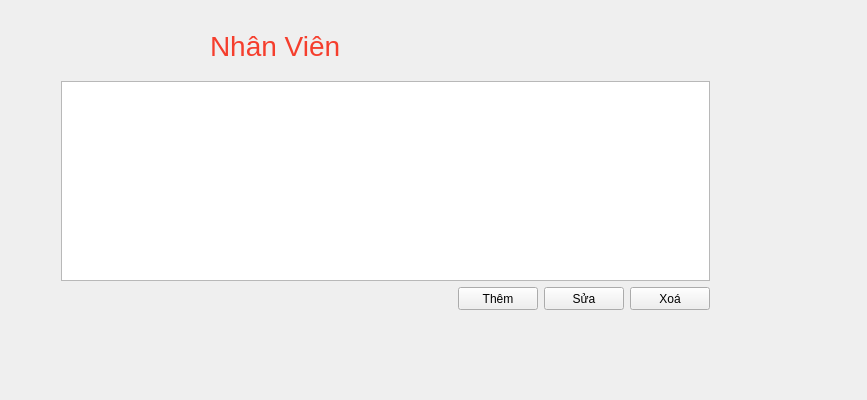
<?xml version="1.0" encoding="UTF-8"?>
<ui version="4.0">
 <class>ManageEmployeeClass</class>
 <widget class="QWidget" name="ManageEmployeeClass">
  <property name="geometry">
   <rect>
    <x>0</x>
    <y>0</y>
    <width>867</width>
    <height>400</height>
   </rect>
  </property>
  <property name="windowTitle">
   <string>ManageEmployee</string>
  </property>
  <widget class="QLabel" name="label">
   <property name="geometry">
    <rect>
     <x>210</x>
     <y>30</y>
     <width>371</width>
     <height>31</height>
    </rect>
   </property>
   <property name="styleSheet">
    <string notr="true">color: #f53e2d;
font-size: 28px</string>
   </property>
   <property name="text">
    <string>Nhân Viên</string>
   </property>
  </widget>
  <widget class="QWidget" name="verticalLayoutWidget">
   <property name="geometry">
    <rect>
     <x>50</x>
     <y>70</y>
     <width>671</width>
     <height>251</height>
    </rect>
   </property>
   <layout class="QVBoxLayout" name="verticalLayout">
    <item>
     <widget class="QTableWidget" name="table"/>
    </item>
    <item>
     <layout class="QHBoxLayout" name="horizontalLayout">
      <item>
       <spacer name="horizontalSpacer">
        <property name="orientation">
         <enum>Qt::Horizontal</enum>
        </property>
        <property name="sizeHint" stdset="0">
         <size>
          <width>40</width>
          <height>20</height>
         </size>
        </property>
       </spacer>
      </item>
      <item>
       <widget class="QPushButton" name="add">
        <property name="styleSheet">
         <string notr="true">height: 15px;</string>
        </property>
        <property name="text">
         <string>Thêm</string>
        </property>
       </widget>
      </item>
      <item>
       <widget class="QPushButton" name="edit">
        <property name="styleSheet">
         <string notr="true">height: 15px;</string>
        </property>
        <property name="text">
         <string>Sửa</string>
        </property>
       </widget>
      </item>
      <item>
       <widget class="QPushButton" name="delete_2">
        <property name="styleSheet">
         <string notr="true">height: 15px;</string>
        </property>
        <property name="text">
         <string>Xoá</string>
        </property>
       </widget>
      </item>
     </layout>
    </item>
   </layout>
  </widget>
 </widget>
 <layoutdefault spacing="6" margin="11"/>
 <resources/>
 <connections/>
</ui>
